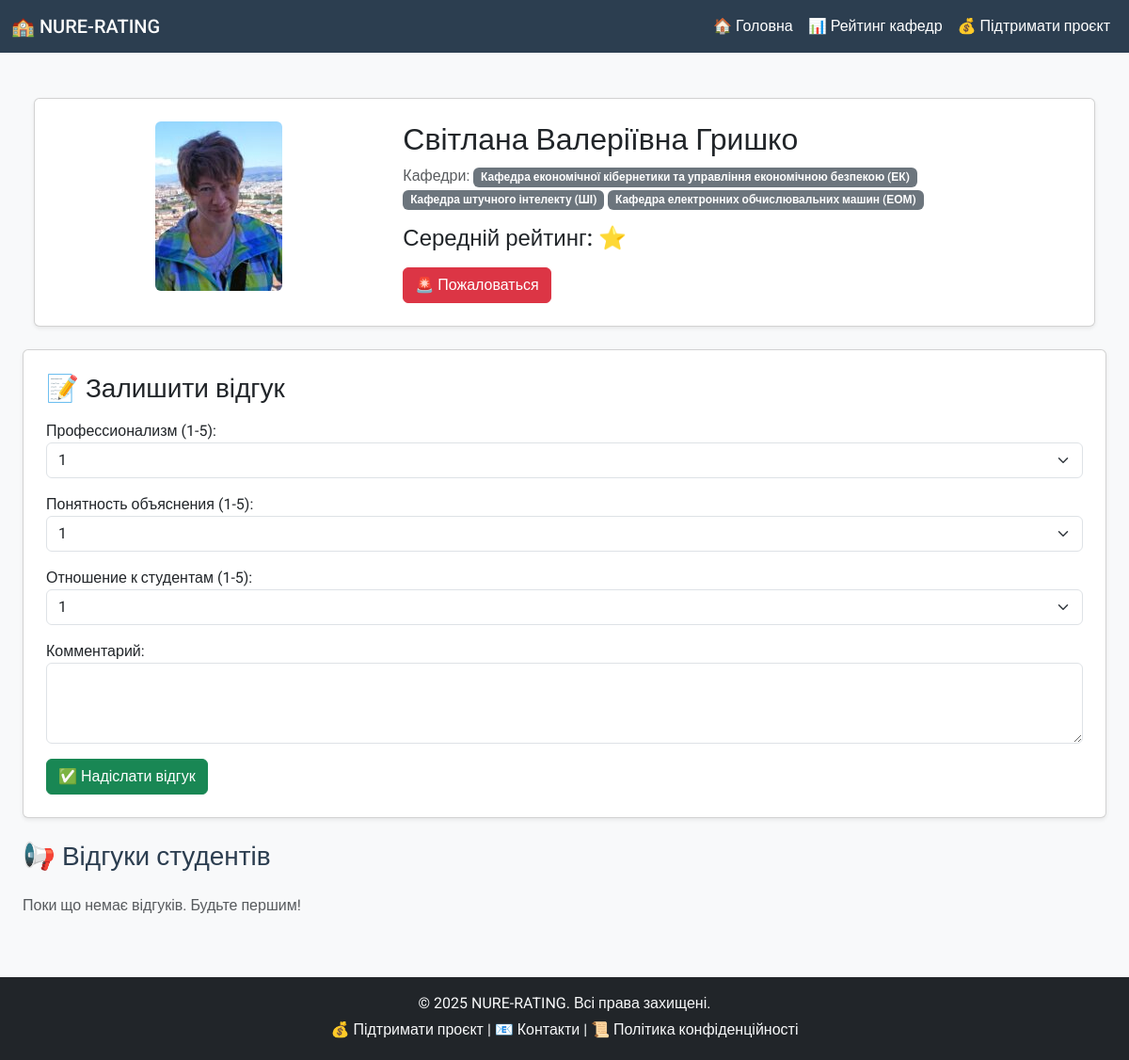
The app's page /professor/229/ with its own data.
### feedback_app/models.py (models this page shows, shortened)
class Professor(models.Model):
    name = models.CharField(max_length=255)
    photo = models.ImageField(upload_to="professors_photos/", blank=True, null=True)
    departments = models.ManyToManyField("Department", related_name="professors")
    def calculate_avg_rating(self):
        rating = self.feedback.aggregate(
            avg_professionalism=Avg("professionalism"),
            avg_clarity=Avg("clarity"),
            avg_attitude=Avg("attitude")
        )
        if rating["avg_professionalism"] and rating["avg_clarity"] and rating["avg_attitude"]:
            return round(
                (rating["avg_professionalism"] + rating["avg_clarity"] + rating["avg_attitude"]) / 3, 1
            )
        return None  # Если нет отзывов

class Department(models.Model):
    name = models.CharField(max_length=255, unique=True)
    faculty = models.ForeignKey(Faculty, on_delete=models.CASCADE, related_name='departments')
    description = models.TextField(blank=True, null=True)

### feedback_app/views.py (the view)
# urls.py: path('professor/<int:professor_id>/', views.professor_detail, name='professor_detail'),
def professor_detail(request, professor_id):
    professor = get_object_or_404(Professor, id=professor_id)
    user_ip = get_client_ip(request)  # 📌 Получаем IP пользователя
    existing_feedback = Feedback.objects.filter(professor=professor, user_ip=user_ip).first()
    if request.method == "POST":
        form = FeedbackForm(request.POST, instance=existing_feedback)
        if form.is_valid():
            feedback = form.save(commit=False)
            feedback.professor = professor
            feedback.user_ip = user_ip  # 📌 Привязываем IP
            try:
                feedback.save()
                professor_avg_rating = professor.calculate_avg_rating()
                return redirect('professor_detail', professor_id=professor.id)  # ✅ Перенаправляем
            except IntegrityError:
                return JsonResponse({"error": "Такой отзыв уже существует!"}, status=400)
        else:
            return JsonResponse({"error": "Ошибка при заполнении формы!"}, status=400)
    else:
        form = FeedbackForm(instance=existing_feedback)
    feedbacks = Feedback.objects.filter(professor=professor).order_by("-created_at")
    professor_avg_rating = professor.calculate_avg_rating()
    return render(request, "professor_detail.html", {
        "professor": professor,
        "form": form,
        "existing_feedback": existing_feedback,
        "feedbacks": feedbacks,
        "professor_avg_rating": professor_avg_rating,  # 🔹 Передаем рейтинг в шаблон
    })

### feedback_app/views.py (called while the page is built)
def get_client_ip(request):
    x_forwarded_for = request.META.get("HTTP_X_FORWARDED_FOR")
    if x_forwarded_for:
        ip = x_forwarded_for.split(",")[0]
    else:
        ip = request.META.get("REMOTE_ADDR")
    return ip

### templates/professor_detail.html (shortened to what this page needs)
{% extends 'base.html' %}
{% block content %}
<div class="container mt-4">
    <div class="container mt-4">
        <div class="card shadow-sm p-4">
            <div class="row">
                <div class="col-md-4 text-center">
                    <img src="{{ professor.photo.url }}" class="img-fluid rounded" alt="Фото {{ professor.name }}" style="max-width: 200px;">
                </div>
                <div class="col-md-8">
                    <h2>{{ professor.name }}</h2>
                    <p class="text-muted">Кафедри:
                        {% for department in professor.departments.all %}
                            <a href="{% url 'department_detail' department.id %}" class="badge bg-secondary text-decoration-none">
                                {{ department.name }}
                            </a>
                        {% endfor %}
                    </p>
                    <h4>Середній рейтинг:
                         ⭐
                    </h4>
                    <button class="btn btn-danger mt-2" data-bs-toggle="modal" data-bs-target="#complaintModal">🚨 Пожаловаться</button>
                </div>
            </div>
        </div>
    </div>
    <div class="card shadow-sm mt-4 p-4">
        <h3 class="mb-3">📝 Залишити відгук</h3>
        <form method="post">
            <div class="mb-3">
                {{ form.as_p }}
            </div>
            {% if existing_feedback %}
                <button type="submit" class="btn btn-primary" id="review-submit-btn">✏ Змінити відгук</button>
            {% else %}
                <button type="submit" class="btn btn-success" id="review-submit-btn">✅ Надіслати відгук</button>
            {% endif %}
        </form>
    </div>
    <h3 class="my-4">📢 Відгуки студентів</h3>
    {% if feedbacks %}
        <ul class="list-group">
            {% for feedback in feedbacks %}
                <li class="list-group-item d-flex justify-content-between align-items-center">
                    <div>
                        <p>⭐ {{ feedback.professionalism }}/5 | 📚 {{ feedback.clarity }}/5 | 👥 {{ feedback.attitude }}/5</p>
                        <p>{{ feedback.comment }}</p>
                    </div>
                    <div>
                        <button class="btn btn-outline-success like-btn" data-id="{{ feedback.id }}">
                            👍 <span class="like-count">{{ feedback.likes }}</span>
                        </button>
                        <button class="btn btn-outline-danger dislike-btn" data-id="{{ feedback.id }}">
                            👎 <span class="dislike-count">{{ feedback.dislikes }}</span>
                        </button>
                    </div>
                </li>
            {% endfor %}
        </ul>
    {% else %}
        <p class="text-muted">Поки що немає відгуків. Будьте першим!</p>
    {% endif %}
</div>
{% endblock %}

### templates/base.html (style rules this page uses)
body { font-family: 'Roboto', sans-serif; background-color: #F8F9FA; color: #2C3E50; display: flex; flex-direction: column; min-height: 100vh; }
.container { max-width: 1200px; flex: 1; }
html, body { height: 100%; }
body { display: flex; flex-direction: column; }
.container { flex: 1; }

### records on screen
Professor: photo (picture), name "Світлана Валеріївна Гришко"
Department: name "Кафедра економічної кібернетики та управління економічною безпекою (ЕК)"
Department: name "Кафедра штучного інтелекту (ШІ)"
Department: name "Кафедра електронних обчислювальних машин (ЕОМ)"
